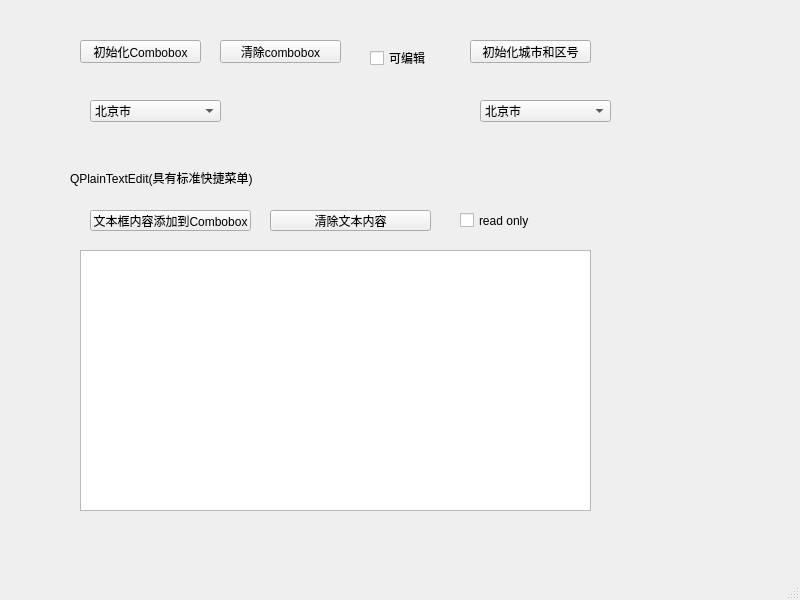
<?xml version="1.0" encoding="UTF-8"?>
<ui version="4.0">
 <class>MainWindow</class>
 <widget class="QMainWindow" name="MainWindow">
  <property name="geometry">
   <rect>
    <x>0</x>
    <y>0</y>
    <width>800</width>
    <height>600</height>
   </rect>
  </property>
  <property name="windowTitle">
   <string>MainWindow</string>
  </property>
  <widget class="QWidget" name="centralwidget">
   <widget class="QComboBox" name="comboBox">
    <property name="geometry">
     <rect>
      <x>90</x>
      <y>100</y>
      <width>131</width>
      <height>22</height>
     </rect>
    </property>
    <property name="editable">
     <bool>false</bool>
    </property>
    <item>
     <property name="text">
      <string>北京市</string>
     </property>
    </item>
    <item>
     <property name="text">
      <string>上海市</string>
     </property>
    </item>
   </widget>
   <widget class="QPushButton" name="pushButton_init">
    <property name="geometry">
     <rect>
      <x>80</x>
      <y>40</y>
      <width>121</width>
      <height>23</height>
     </rect>
    </property>
    <property name="text">
     <string>初始化Combobox</string>
    </property>
   </widget>
   <widget class="QPushButton" name="pushButton_clear">
    <property name="geometry">
     <rect>
      <x>220</x>
      <y>40</y>
      <width>121</width>
      <height>23</height>
     </rect>
    </property>
    <property name="text">
     <string>清除combobox</string>
    </property>
   </widget>
   <widget class="QCheckBox" name="checkBox_editable">
    <property name="geometry">
     <rect>
      <x>370</x>
      <y>50</y>
      <width>71</width>
      <height>16</height>
     </rect>
    </property>
    <property name="text">
     <string>可编辑</string>
    </property>
   </widget>
   <widget class="QComboBox" name="comboBox_2">
    <property name="geometry">
     <rect>
      <x>480</x>
      <y>100</y>
      <width>131</width>
      <height>22</height>
     </rect>
    </property>
    <property name="editable">
     <bool>false</bool>
    </property>
    <item>
     <property name="text">
      <string>北京市</string>
     </property>
    </item>
    <item>
     <property name="text">
      <string>上海市</string>
     </property>
    </item>
   </widget>
   <widget class="QPushButton" name="pushButton_init_2">
    <property name="geometry">
     <rect>
      <x>470</x>
      <y>40</y>
      <width>121</width>
      <height>23</height>
     </rect>
    </property>
    <property name="text">
     <string>初始化城市和区号</string>
    </property>
   </widget>
   <widget class="QPlainTextEdit" name="plainTextEdit">
    <property name="geometry">
     <rect>
      <x>80</x>
      <y>250</y>
      <width>511</width>
      <height>261</height>
     </rect>
    </property>
   </widget>
   <widget class="QLabel" name="label">
    <property name="geometry">
     <rect>
      <x>70</x>
      <y>170</y>
      <width>211</width>
      <height>16</height>
     </rect>
    </property>
    <property name="text">
     <string>QPlainTextEdit(具有标准快捷菜单)</string>
    </property>
   </widget>
   <widget class="QPushButton" name="pushButton">
    <property name="geometry">
     <rect>
      <x>90</x>
      <y>210</y>
      <width>161</width>
      <height>21</height>
     </rect>
    </property>
    <property name="text">
     <string>文本框内容添加到Combobox</string>
    </property>
   </widget>
   <widget class="QPushButton" name="pushButton_2">
    <property name="geometry">
     <rect>
      <x>270</x>
      <y>210</y>
      <width>161</width>
      <height>21</height>
     </rect>
    </property>
    <property name="text">
     <string>清除文本内容</string>
    </property>
   </widget>
   <widget class="QCheckBox" name="checkBox">
    <property name="geometry">
     <rect>
      <x>460</x>
      <y>210</y>
      <width>81</width>
      <height>21</height>
     </rect>
    </property>
    <property name="text">
     <string>read only</string>
    </property>
   </widget>
  </widget>
  <widget class="QMenuBar" name="menubar">
   <property name="geometry">
    <rect>
     <x>0</x>
     <y>0</y>
     <width>800</width>
     <height>23</height>
    </rect>
   </property>
  </widget>
  <widget class="QStatusBar" name="statusbar"/>
 </widget>
 <resources/>
 <connections/>
</ui>
